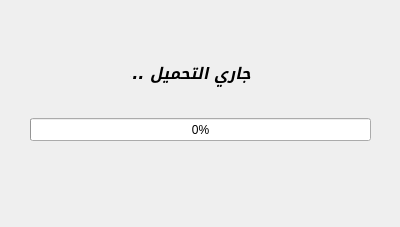
<?xml version="1.0" encoding="UTF-8"?>
<ui version="4.0">
 <class>splash</class>
 <widget class="QDialog" name="splash">
  <property name="geometry">
   <rect>
    <x>0</x>
    <y>0</y>
    <width>400</width>
    <height>227</height>
   </rect>
  </property>
  <property name="minimumSize">
   <size>
    <width>400</width>
    <height>227</height>
   </size>
  </property>
  <property name="maximumSize">
   <size>
    <width>400</width>
    <height>227</height>
   </size>
  </property>
  <property name="windowTitle">
   <string>Dialog</string>
  </property>
  <property name="styleSheet">
   <string notr="true">/*
ABOUT
===========================================================
version 1.7a
QT theme (stylesheet) specially developed for FreeCAD (http://www.freecadweb.org/).
It might work with other software that uses QT styling.


LICENSE
===========================================================
Copyright (c) 2015 Pablo Gil Fernández
The stylesheet barely uses code from Colin Duquesnoy &quot;generic QT stylesheet&quot;

This work is licensed under the Creative Commons Attribution-ShareAlike 4.0 International License.
To view a copy of this license, visit http://creativecommons.org/licenses/by-sa/4.0/.

 

CUSTOMIZATION
===========================================================
If you would like to change the overall look/style of the theme, just find and replace following colors in the whole file:
    background darker = #828282
    background dark and slighly darker = #a2a2a2
    background dark = #b6b6b6
    background normal and slighly darker = #e0e0e0
    background normal = #e6e6e6
    background light = #f5f5f5
    background lighter = #ffffff

    lists background = #d3d1cd
    lists background (alternate) = #cfcdc9
    lists backgrounds selection = #cbc9c4

    foreground = black

    selection darker = #9d7106
    selection dark = #e0a108
    selection normal = #f8bf36
    selection inbetween normal and light = #f9ca58 (used to build SpinBoxes)
    selection light = #fad57a
    selection lighter = #fce6b1
 
*/

/* RESET EVERYTHING */
QAbstractScrollArea,QCheckBox,QColumnView,QComboBox,QDateEdit,QDateTimeEdit,QDialog,QDialogButtonBox,QDockWidget,QDoubleSpinBox,QFrame,QGroupBox,QHeaderView,QLabel,QLineEdit,QListView,QListWidget,QMainWindow,QMenu,QMenuBar,QMessageBox,QProgressBar,QPushButton,QRadioButton,QScrollBar,QSizeGrip,QSlider,QSpinBox,QSplitter,QStatusBar,QTabBar,QTabWidget,QTableView,QTableWidget,QTextEdit,QTimeEdit,QToolBar,QToolButton,QToolBox,QToolTip,QTreeView,QTreeWidget,QWidget {
    padding: 0px;
    margin: 0px;
    border: 0px;
    border-style: none;
    background-color: #e6e6e6; /* set with default background color */
}

QMdiArea[showImage=&quot;true&quot;] {
    background-image: url(icons/background_freecad.png);
    background-position: center;
    background-repeat: no-repeat;
}

QProgressBar,
QProgressBar:horizontal {
    background: #d3d1cd;
    border: 1px solid #b6b6b6;
    text-align: center;
    padding: 1px;
    border-radius: 4px;
}
QProgressBar::chunk,
QProgressBar::chunk:horizontal {
    background-color: qlineargradient(spread:pad, x1:1, y1:0.545, x2:1, y2:0, stop:0 #e0a108, stop:1 #f8bf36);
    border-radius: 3px;
}

QToolTip {
    background-color: #828282;
    color: black;
    padding: 4px;
    border-radius: 4px;
}

QWidget {
    color: #828282;
    background-color: #e6e6e6;
    background-clip: border;
    border-image: none;
    outline: 0;
}

QWidget:focus {
    border: 1px solid #828282;
}

QWidget:disabled {
    color: #f5f5f5;
    background-color: #828282; /* same as QMenu background-color */
}

QMenuBar {
    color: #ffffff;
    background-color: #e0e0e0;
}

QMenuBar::item {
    background-color: #e0e0e0;
}

QMenuBar::item:selected {
    color: #9d7106;
    border: 1px solid #f8bf36;
    background-color: #f8bf36;
}

QMenuBar::item:pressed {
    color: #9d7106;
    border: 1px solid #fad57a;
    background-color: #fad57a;
    margin-bottom:-1px;
    padding-bottom:1px;
}

QMenu {
    color: #ffffff;
    background-color: #828282;
    margin: 2px;
    border: 1px solid transparent;
}

QMenu::icon {
    margin: 5px;
    border-style: none;
}

QMenu::right-arrow {
    image:url(icons/right_arrow_light.png);
}

QMenu::item {
    color: #ffffff;
    background-color: #828282;
    padding: 2px 30px 2px 30px;
    border: 1px solid #828282; /* reserve space for selection border */
}

QMenu::item:selected {
    color: #9d7106;
    background-color: #fad57a;
}

QMenu::separator {
    height: 1px;
    background-color: #b6b6b6;
    margin-top: 2px;
    margin-bottom: 2px;
    margin-left: 6px;
    margin-right: 6px;
}

QMenu::indicator:non-exclusive {
    color: #ffffff;
    background-color: #f5f5f5;
    border: 1px solid #828282;
    width: 11px;
    height: 11px;
    border-radius:2px;
}

QMenu::indicator:non-exclusive:checked {
    background-color: #e0a108;
    border: 1px solid #9d7106;
    image:url(icons/checkbox_light.png);
}

QGroupBox {
    color: #828282;
    font-weight: bold;
    border:1px solid blue;
    border-radius: 4px;
    margin-top: 20px;
    border-color: rgba(0, 0, 0, 20); /* lighter than &quot;QGroupBox&quot; border-color */
    background-color: rgba(255, 255, 255, 15);
}

QGroupBox::title {
    subcontrol-origin: margin;
    subcontrol-position: top left;
    padding-left: 10px;
    padding-right: 10px;
    padding-top: 10px;
    background-color: transparent;
}

QAbstractScrollArea {
    border-radius: 2px;
    border: 1px solid #3A3939;
    background-color: transparent;
}

QAbstractScrollArea::corner {
    border: none;
    background-color: #e6e6e6;
}

QScrollBar:horizontal {
    height: 15px;
    margin: 3px 15px 3px 15px;
    border: 1px transparent #828282;
    border-radius: 4px;
    background-color: #828282;
}

QScrollBar::handle:horizontal {
    background-color: #b6b6b6;
    min-width: 5px;
    border-radius: 4px;
}

QScrollBar::add-line:horizontal {
    margin: 1px 3px 0px 3px; /* 1px to correctly fit the 10px width image */
    border-image: url(icons/right_arrow_light.png);
    width: 6px;
    height: 10px;
    subcontrol-position: right;
    subcontrol-origin: margin;
}

QScrollBar::sub-line:horizontal {
    margin: 1px 3px 0px 3px; /* 1px to correctly fit the 10px width image */
    border-image: url(icons/left_arrow_light.png);
    height: 10px;
    width: 6px;
    subcontrol-position: left;
    subcontrol-origin: margin;
}

QScrollBar::add-line:horizontal:hover,
QScrollBar::add-line:horizontal:on {
    border-image: url(icons/right_arrow_lighter.png);
}


QScrollBar::sub-line:horizontal:hover,
QScrollBar::sub-line:horizontal:on {
    border-image: url(icons/left_arrow_lighter.png);
}

QScrollBar::up-arrow:horizontal,
QScrollBar::down-arrow:horizontal {
    background: none;
}


QScrollBar::add-page:horizontal,
QScrollBar::sub-page:horizontal {
    background: none;
}

QScrollBar:vertical {
    background-color: #828282;
    width: 15px;
    margin: 15px 3px 15px 3px;
    border: 1px transparent #828282;
    border-radius: 4px;
}

QScrollBar::handle:vertical {
    background-color: #b6b6b6;
    min-height: 5px;
    border-radius: 4px;
}

QScrollBar::sub-line:vertical {
    margin: 3px 0px 3px 1px; /* 1px to correctly fit the 10px width image */
    border-image: url(icons/up_arrow_light.png);
    height: 6px;
    width: 10px;
    subcontrol-position: top;
    subcontrol-origin: margin;
}

QScrollBar::add-line:vertical {
    margin: 3px 0px 3px 1px; /* 1px to correctly fit the 10px width image */
    border-image: url(icons/down_arrow_light.png);
    height: 6px;
    width: 10px;
    subcontrol-position: bottom;
    subcontrol-origin: margin;
}

QScrollBar::sub-line:vertical:hover,
QScrollBar::sub-line:vertical:on {
    border-image: url(icons/up_arrow_lighter.png);
}

QScrollBar::add-line:vertical:hover,
QScrollBar::add-line:vertical:on {
    border-image: url(icons/down_arrow_lighter.png);
}

QScrollBar::up-arrow:vertical,
QScrollBar::down-arrow:vertical {
    background: none;
}


QScrollBar::add-page:vertical,
QScrollBar::sub-page:vertical {
    background: none;
}

QTextEdit {
    color: #828282;
    background-color: #d3d1cd;
    border: 1px solid #b6b6b6;
    padding: 0px;
    margin: 0px;
}

QPlainTextEdit {
    color: #828282;
    background-color: #d3d1cd;
    border-radius: 2px;
    border: 1px solid #b6b6b6;
    padding: 0px;
    margin: 0px;
}

QSizeGrip {
    image: url(icons/sizegrip_light.png);
    width: 16px;
    height: 16px;
    background-color: transparent;
}

QRadioButton::indicator:unchecked{
    color: #828282;
    background-color: #f5f5f5;
    border: 1px solid #828282;
}

QRadioButton::indicator:checked {
    background-color: #e0a108;
    border: 1px solid #9d7106;
    image:url(icons/radiobutton_light.png);
}

QCheckBox,
QRadioButton,
QCheckBox:disabled,
QRadioButton:disabled {
    color: #828282;
    padding: 3px;
    outline: none;
    background-color: transparent;
}

QCheckBox::indicator,
QGroupBox::indicator {
    color: #ffffff;
    background-color: #f5f5f5;
    border: 1px solid #828282;
}

QCheckBox::indicator {
    width: 11px;
    height: 11px;
    border-radius:2px;
}

QRadioButton::indicator {
    width: 11px;
    height: 11px;
    border-radius: 6px;
}

QRadioButton::indicator:pressed,
QCheckBox::indicator:pressed,
QCheckBox::indicator:non-exclusive:checked:pressed,
QCheckBox::indicator:indeterminate:pressed,
QCheckBox::indicator:checked:pressed {
    border-color: #fce6b1;
}

QCheckBox::indicator:checked,
QGroupBox::indicator:checked {
    background-color: #e0a108;
    border: 1px solid #9d7106;
    image:url(icons/checkbox_light.png);
}

QCheckBox::indicator:disabled,
QRadioButton::indicator:disabled {
    border: 1px solid #b6b6b6;
}

QCheckBox:disabled,
QRadioButton::indicator:disabled {
    color: #b6b6b6;
    background-color: transparent;
}

QCheckBox::indicator:disabled,
QGroupBox::indicator:disabled,
QMenu::indicator:non-exclusive:disabled {
    background-color: #e6e6e6;
}

QCheckBox::indicator:indeterminate {
    background-color: #e0a108;
    border: 1px solid #9d7106;
    image: url(icons/checkbox_indeterminate_light.png);
}

QCheckBox:focus,
QRadioButton:focus {
    border: none;
}

QFrame,
QFrame:pressed,
QFrame:focus,
QFrame:on {
    border: 1px solid #e6e6e6;
    border-radius: 3px;
    padding: 0px;
}

/* border and background of QComboBox drop-down */
QComboBox QFrame,
QComboBox QFrame:pressed,
QComboBox QFrame:focus,
QComboBox QFrame:on {
    border: 1px solid #828282;
    background-color: #828282;
    padding: 0px;
    margin: 0px;
}

QFrame[frameShape=&quot;0&quot;] {
    border-radius: 3px;
}

QFrame[height=&quot;3&quot;],
QFrame[width=&quot;3&quot;] {
    border-color: transparent;
    background-color: transparent;
}

QFrame[height=&quot;3&quot;] {
    border-top-color: #b6b6b6;
}

QFrame[width=&quot;3&quot;] {
    border-left-color: #b6b6b6;
}

QPushButton {
    color: #ffffff;
    text-align: center;
    background-color: qlineargradient(spread:pad, x1:1, y1:0.545, x2:1, y2:0, stop:0 #b6b6b6, stop:1 #e6e6e6);
    border: 1px solid #828282;
    font: 9pt &quot;AlBattar&quot;;
    margin: 4px 8px 4px 8px;
    border-radius: 5px;
    min-width: 14px;
    min-height: 14px;
}

QPushButton:hover,
QPushButton:focus {
    color: black;
    background-color: qlineargradient(spread:pad, x1:1, y1:0.545, x2:1, y2:0, stop:0 #e0a108, stop:1 #f8bf36);
    border-color: #e0a108;
}

QPushButton:disabled,
QPushButton:disabled:checked {
    color: #b6b6b6;
    background-color: #e6e6e6;
    border-color: #b6b6b6;
}

QPushButton:pressed {
    background-color: #e0a108;
}

QPushButton:checked {
    background-color: #f8bf36;
    border-color: #e0a108;
}

/* Color Buttons */
Gui--ColorButton,
Gui--ColorButton:disabled {
    border-color: transparent;
    background-color: transparent;
    height: 24px;
    padding: 0px;
    margin: 0px;
}

Gui--ColorButton:hover {
    border-color: #e0e0e0;
    background-color: #e0e0e0;
}

/* Buttons inside the toolbar */
QToolBar QPushButton {
    background-color: qlineargradient(spread:pad, x1:1, y1:0.545, x2:1, y2:0, stop:0 #e0e0e0, stop:1 #e6e6e6);
    border: 1px solid #b6b6b6;
    min-width: 22px;
    min-height: 22px;
    margin-left: 2px;
    margin-right: 2px;
    margin-bottom: 3px; /*bigger margin to correctly separate buttons inside a vertical toolbar */
    margin-top: 1px;
    padding: 1px;
}

QToolBar QPushButton:hover,
QToolBar QPushButton:focus {
    color: #ffffff;
    background-color: qlineargradient(spread:pad, x1:1, y1:0.545, x2:1, y2:0, stop:0 #e0e0e0, stop:1 #e6e6e6);
    border: 1px solid #828282;
}

QToolBar QPushButton:disabled,
QToolBar QPushButton:disabled:checked {
    background-color: #e6e6e6;
    border-color: #e0e0e0;
}

QToolBar QPushButton:pressed {
    background-color: #b6b6b6;
    border-color: #b6b6b6;
}

QToolBar QPushButton:checked {
    background-color: qlineargradient(spread:pad, x1:1, y1:0.8, x2:1, y2:0, stop:0 #f8bf36, stop:1 #fad57a);
    border-color: #f8bf36;
}

QToolBar QPushButton:checked:hover,
QToolBar QPushButton:checked:focus {
    color: #ffffff;
    border: 1px solid #e0a108;
}

QToolBar {
    border: 1px transparent #393838;
    background-color: #e6e6e6;
    font-weight: bold;
    margin: 0px;
    padding: 0px;
}

QToolBar::handle:horizontal {
    background-image: url(icons/Hmovetoolbar_dark.png);
    width: 10px;
    margin: 6px 2px 6px 2px;
    background-position: top right;
    background-repeat: repeat-y;
}

QToolBar::handle:vertical {
    background-image: url(icons/Vmovetoolbar_dark.png);
    height: 10px;
    margin: 2px 6px 2px 6px;
    background-position: left bottom;
    background-repeat: repeat-x;
}

QToolBar::separator:horizontal {
    background-image: url(icons/separtoolbar_dark.png);
    width: 10px;
    margin: 6px 2px 6px 2px;
    background-position: center center;
    background-repeat: repeat-y;
}

QToolBar::separator:vertical {
    background-image: url(icons/separtoolbar_dark.png);
    height: 10px;
    margin: 2px 6px 2px 6px;
    background-position: center center;
    background-repeat: repeat-x;
}

QStackedWidget {
    background-color: #e6e6e6;
    border: 1px transparent #e6e6e6;
}

QAbstractSpinBox {
    color: #ffffff;
    border: 1px solid #b6b6b6; /* border top color defined after QAbstractSpinBox, QLineEdit and QComboBox */
    background-color: #b6b6b6;
    selection-color: black;
    selection-background-color: #f8bf36;
}

QAbstractSpinBox:disabled {
    color: #f5f5f5;
    background-color: #e0e0e0;
    border-color: #e0e0e0;
}

QAbstractSpinBox:up-button {
    background-color: qlineargradient(spread:pad, x1:1, y1:0.8, x2:1, y2:0, stop:0 #f9ca58, stop:1 #fad57a);
    subcontrol-origin: border;
    subcontrol-position: top right;
    border-top-right-radius: 3px;
    height: 13px;
    width: 20px;
}

QAbstractSpinBox:down-button {
    background-color: qlineargradient(spread:pad, x1:1, y1:0.8, x2:1, y2:0, stop:0 #f8bf36, stop:1 #f9ca58);
    subcontrol-origin: border;
    subcontrol-position: bottom right;
    border-bottom-right-radius: 3px;
    height: 13px;
    width: 20px;
}

QAbstractSpinBox:up-button:disabled,
QAbstractSpinBox:down-button:disabled {
    background-color: transparent;
}

QAbstractSpinBox::up-arrow {
    image: url(icons/up_arrow_light.png);
    top: 0px; /* fix simetry between up and down images */
}

QAbstractSpinBox::up-arrow:hover {
    image: url(icons/up_arrow_lighter.png);
}

QAbstractSpinBox::up-arrow:off {
    image: url(icons/up_arrow_disabled_dark.png);
}

QAbstractSpinBox::up-arrow:disabled {
    image: none;
}

QAbstractSpinBox::down-arrow {
    image: url(icons/down_arrow_light.png);
    bottom: -2px; /* fix simetry between up and down images */
}
QAbstractSpinBox::down-arrow:hover {
    image: url(icons/down_arrow_lighter.png);
}

QAbstractSpinBox::down-arrow:off {
    image: url(icons/down_arrow_disabled_dark.png);
}

QAbstractSpinBox::down-arrow:disabled {
    image: none;
}

QToolBar QAbstractSpinBox {
    margin-top: 0px;
    margin-bottom: 0px;
}

QLineEdit {
    color: #ffffff;
    background-color: #b6b6b6;
    selection-color: black;
    selection-background-color: #f8bf36;
    /* Padding and margin defined */
    border-style: solid;
    border: 1px solid #b6b6b6; /* border top color defined after QAbstractSpinBox, QLineEdit and QComboBox */
    border-radius: 3px;
}

QAbstractSpinBox:focus,
QLineEdit:focus,
QComboBox:focus {
    border-color: #fad57a;
}

QComboBox {
    color: #ffffff;
    background-color: #b6b6b6;
    selection-color: black;
    selection-background-color: #f8bf36;
    border: 1px solid #b6b6b6; /* border top color defined after QAbstractSpinBox, QLineEdit and QComboBox */
    border-radius: 3px;
}

QComboBox:on {
    color: black;
    background-color: #b6b6b6;
    border-color: #fad57a;
}

QComboBox::drop-down {
    subcontrol-origin: margin;
    subcontrol-position: top right;
    width: 20px;
    border-left-width: 1px;
    border-left-color: transparent;
    border-left-style: solid;
    border-top-right-radius: 3px;
    border-bottom-right-radius: 3px;
    background-color: qlineargradient(spread:pad, x1:1, y1:0.8, x2:1, y2:0, stop:0 #f8bf36, stop:1 #fad57a);
}

QComboBox::down-arrow {
    image: url(icons/down_arrow_light.png);
}

QComboBox::down-arrow:on,
QComboBox::down-arrow:hover,
QComboBox::down-arrow:focus {
    image: url(icons/down_arrow_lighter.png);
}

QComboBox QAbstractItemView {
    color: #ffffff;
    background-color: #828282;
    border-radius: 3px;
    margin: 0px;
    padding: 0px;
    border: none;
}

/* Common parameters for QAbstractSpinBox, QLineEdit and QComboBox */
QSpinBox,
QDoubleSpinBox,
QAbstractSpinBox,
QLineEdit,
QComboBox {
    border-top-color: #a2a2a2; /* Creates an inset effect inside the elements */
    padding: 2px 6px 2px 6px; /* This makes text colour work on QComboBox */
    margin: 0px 2px 0px 2px;
    min-width: 70px; /* it was 120 because of QCombobox... */
    border-radius: 3px;
}
/* end Common parameters */

QAbstractItemView {
    color: #828282;
    alternate-background-color: #cfcdc9; /* related with QListView background  */
    border: 1px solid #828282;
    border-radius: 3px;
    padding: 0px;
}

/* hack to deactivate changing background color when focus (due to QFrame generic transparent color) */
QAbstractItemView:selected,
QAbstractItemView:on,
QAbstractItemView:focus {
    background-color: #d3d1cd; /* same as QTable background color */
}

/* hack to hide weird redundant information inside the value of a Placement cell */
QTreeView QLabel,
QTreeView QLabel:disabled {
    color: transparent;
    background-color: transparent;
    border: none;
    border-radius: 0px;
    margin: 0px;
    padding: 0px;
}

QTreeView QLineEdit {
    color: #ffffff;
    border-color: #b6b6b6;
    background-color: #b6b6b6;
    selection-color: black;
    selection-background-color: #f8bf36;
}

/* hack to hide non editable cells inside Property values */
QTreeView QLineEdit:read-only,
QTreeView QLineEdit:disabled,
QTreeView QAbstractSpinBox:read-only,
QTreeView QAbstractSpinBox:disabled {
    color: transparent;
    border-color: transparent;
    background-color: transparent;
    selection-color: transparent;
    selection-background-color: transparent;
}

/* hack to disable margin inside Property values to following elements */
QTreeView QSpinBox,
QTreeView QDoubleSpinBox,
QTreeView QAbstractSpinBox,
QTreeView QLineEdit,
QTreeView QComboBox {
    margin-left: 0px;
    margin-right: 0px;
}

/* Pushbutton style for &quot;...&quot; inside Placement cell which launches Placement tool */
QTreeView QPushButton {
    background-color: qlineargradient(spread:pad, x1:1, y1:0.545, x2:1, y2:0, stop:0 #b6b6b6, stop:1 #e6e6e6);
    border-top: none;
    border-bottom: none;
    border-right: none;
    border-left: 1px solid #b6b6b6;
    border-radius: 0px;
    margin: 0px;
    padding: 0px;
    height: 24px;
}

/* Color Buttons inside the &quot;Properties window&quot; */
QAbstractItemView Gui--ColorButton {
    padding: 0px;
    margin: 0px;
    height: 10px;
}

QAbstractItemView QPushButton:hover {
    color: black;
    background-color: qlineargradient(spread:pad, x1:1, y1:0.545, x2:1, y2:0, stop:0 #e0a108, stop:1 #f8bf36);
    border-color: #e0a108;
}

QAbstractItemView QPushButton:disabled {
    color: transparent;
    background-color: transparent;
    border-color: transparent;
}

QLabel {
    border: 0px solid #828282;
}

QTabWidget{
    border: none;
}

QTabWidget:focus {
    border: none;
}

QTabWidget::pane {
    border: none;
    padding: 0px;
    background-color: #e6e6e6;
    position: absolute;
    top: -15px;
    padding-top: 15px;
}

QTabWidget::tab-bar {
    alignment: center;
}

QTabBar {
    qproperty-drawBase: 0;
    left: 5px;
    background-color: transparent;
}

QTabBar:focus {
    border: 0px transparent black;
}

QTabBar::close-button {
    padding: 0px;
    margin: 0px;
    border-radius: 2px;
    background-image: url(icons/close_dark.png);
    background-position: center center;
    background-repeat: none;
}

QTabBar::close-button:hover {
    background-color: #fad57a;
}

QTabBar::close-button:pressed {
    background-color: #fce6b1;
}

QTabBar::scroller { /* the width of the scroll buttons */
    width: 20px;
}

/* the scroll buttons are tool buttons */
QTabBar QToolButton,
QTabBar QToolButton:hover { 
    margin-top: 4px;
    margin-bottom: 4px;
    margin-left: 0px;
    margin-right: 0px;
    padding: 0px;
    border: none;
    background-color: #e6e6e6;
    border-radius: 0px;
}

QTabBar QToolButton::right-arrow:enabled {
     image: url(icons/right_arrow_light.png);
}

QTabBar QToolButton::right-arrow:disabled,
QTabBar QToolButton::right-arrow:off {
     image: url(icons/right_arrow_disabled_dark.png);
}

QTabBar QToolButton::right-arrow:hover {
     image: url(icons/right_arrow_lighter.png);
}

 QTabBar QToolButton::left-arrow:enabled {
     image: url(icons/left_arrow_light.png);
}

 QTabBar QToolButton::left-arrow:disabled,
 QTabBar QToolButton::left-arrow:off {
     image: url(icons/left_arrow_disabled_dark.png);
}

 QTabBar QToolButton::left-arrow:hover {
     image: url(icons/left_arrow_lighter.png);
}

 QTabBar QToolButton::up-arrow:enabled {
     image: url(icons/up_arrow_light.png);
}

 QTabBar QToolButton::up-arrow:disabled,
 QTabBar QToolButton::up-arrow:off {
     image: url(icons/up_arrow_disabled_dark.png);
}

 QTabBar QToolButton::up-arrow:hover {
     image: url(icons/up_arrow_lighter.png);
}

 QTabBar QToolButton::down-arrow:enabled {
     image: url(icons/down_arrow_light.png);
}

 QTabBar QToolButton::down-arrow:disabled,
 QTabBar QToolButton::down-arrow:off {
     image: url(icons/down_arrow_disabled_dark.png);
}

 QTabBar QToolButton::down-arrow:hover {
     image: url(icons/down_arrow_lighter.png);
}

/* TOP and BOTTOM TABS */
QTabBar::tab:top,
QTabBar::tab:bottom {
    color: #ffffff;
    border: 1px solid #b6b6b6;
    border-left-color: #e6e6e6;
    border-right-width: 0px;
    background-color: #b6b6b6;
    padding:5px 15px;
    margin-top: 4px;
    margin-bottom: 4px;
    position: center;
}

QTabBar::tab:top:first,
QTabBar::tab:bottom:first {
    border-top-left-radius: 6px;
    border-bottom-left-radius: 6px;
}

QTabBar::tab:top:last,
QTabBar::tab:bottom:last {
    border-top-right-radius: 6px;
    border-bottom-right-radius: 6px;
    border-right-width: 1px;
}

QTabBar::tab:top:selected,
QTabBar::tab:bottom:selected {
    color: black;
    background-color: qlineargradient(spread:pad, x1:1, y1:0.545, x2:1, y2:0, stop:0 #e0a108, stop:1 #f8bf36);
    border-color: #e0a108;
}

QTabBar::tab:top:!selected:hover,
QTabBar::tab:bottom:!selected:hover {
    color: black;
}

QTabBar::tab:top:only-one ,
QTabBar::tab:bottom:only-one {
    border: 1px solid #9d7106;
    border-radius: 6px;
}

/* LEFT and RIGHT TABS */
QTabBar::tab:left,
QTabBar::tab:right {
    color: #ffffff;
    border: 1px solid #b6b6b6;
    border-top-color: #e6e6e6;
    border-bottom-width: 0px;
    background-color: #b6b6b6;
    padding: 15px 5px;
    margin-left: 4px;
    margin-right: 4px;
    position: center;
}

QTabBar::tab:left:first,
QTabBar::tab:right:first {
    border-top-left-radius: 6px;
    border-top-right-radius: 6px;
}

QTabBar::tab:left:last,
QTabBar::tab:right:last {
    border-bottom-left-radius: 6px;
    border-bottom-right-radius: 6px;
    border-bottom-width: 1px;
}

QTabBar::tab:left:selected,
QTabBar::tab:right:selected {
    color: black;
    background-color: qlineargradient(spread:pad, x1:0.545, y1:1, x2:0, y2:1, stop:0 #e0a108, stop:1 #f8bf36);
    border-color: #e0a108;
}

QTabBar::tab:left:!selected:hover,
QTabBar::tab:right:!selected:hover {
    color: black;
}

QTabBar::tab:left:only-one ,
QTabBar::tab:right:only-one {
    border: 1px solid #9d7106;
    border-radius: 6px;
}

QDockWidget {
    color: #828282;
    border: 1px solid #e6e6e6;
    titlebar-close-icon: url(icons/close_dark.png);
    titlebar-normal-icon: url(icons/undock_dark.png);
}

QDockWidget::title {
    text-align: center;
    background-color: #e0e0e0;
    padding: 4px;
    border-radius: 4px;
}

QDockWidget::close-button,
QDockWidget::float-button {
    border: 1px transparent #e6e6e6;
    border-radius: 2px;
    background: transparent;
    subcontrol-origin: padding;
    subcontrol-position: right center;
}

QDockWidget::close-button {
    right: 4px;
}
    
QDockWidget::float-button {
    right: 22px;
}

QDockWidget::close-button:hover,
QDockWidget::float-button:hover {
    background: #f5f5f5;
}

QDockWidget::close-button:pressed,
QDockWidget::float-button:pressed {
    /*padding: 1px -1px -1px 1px;*/
    background-color: #e0e0e0;
}

QTreeView,
QListView {
    color: #828282;
    border: 1px solid #e6e6e6;
    border-radius: 4px;
    background-color: #d3d1cd;  /* related with alternate-background-color*/
    selection-color: black;
    selection-background-color: #f8bf36; /* should be similar to QListView::item selected background-color */
    show-decoration-selected: 1; /* make the selection span the entire width of the view */
    padding: 0px;
    margin: 0px 4px 0px 4px;
    min-width: 130px; /* hack to correctly align Preferences icon list  */
}

QListView,
QListView::item,
QListView QAbstractItemView {
    margin: 0px;
    icon-size: 20px; /* temporal */
    paint-alternating-row-colors-for-empty-area: 1;
    position: absolute;
    subcontrol-origin: margin;
    subcontrol-position: left top;
}

/* Control dropdown list margins of QComboBox */
QComboBox QTreeView,
QComboBox QListView {
    margin: 0px;
    padding: 0px;
}

QListView::item {
    border: 0px transparent #e6e6e6;
    border-radius: 4px;
    background-color: transparent;
    padding: 0px;
    margin: 0px;
    display: inline-block;
    position: relative;
}

QListView::item:selected,
QTreeView::item:selected  {
    color: black;
    background-color: #f8bf36; /* should be similar to QListView selection-background-color */
}

/* Branch system */
QTreeView::branch  {
    background: transparent;
}

QTreeView::branch:has-siblings:!adjoins-item  {
    border-image: url(icons/branch_vline.png) 0;
}

QTreeView::branch:has-siblings:adjoins-item  {
    border-image: url(icons/branch_more.png) 0;
}

QTreeView::branch:!has-children:!has-siblings:adjoins-item  {
    border-image: url(icons/branch_end.png) 0;
}

QTreeView::branch:closed:has-children:has-siblings  {
    image: url(icons/branch_closed_dark.png);
}

QTreeView::branch:has-children:!has-siblings:closed  {
    image: url(icons/branch_closed_dark.png);
    border-image: url(icons/branch_end.png) 0;
}

QTreeView::branch:open:has-children:has-siblings  {
    image: url(icons/branch_open_dark.png);
    border-image: url(icons/branch_more.png) 0;
}

QTreeView::branch:open:has-children:!has-siblings  {
    image: url(icons/branch_open_dark.png);
    border-image: url(icons/branch_end.png) 0;
}

QSlider,
QSlider:active,
QSlider:!active {
    border: none;
    background-color: transparent;
}

QSlider:horizontal {
    padding: 0px 10px;
}

QSlider:vertical {
    padding: 10px 0px;
}

QSlider::groove:horizontal {
    border: 1px solid #b6b6b6;
    background-color: #b6b6b6;
    height: 8px;
    border-radius: 5px;
    margin: 4px 0;
}

QSlider::groove:vertical {
    border: 1px solid #b6b6b6;
    background-color: #b6b6b6;
    width: 8px;
    border-radius: 5px;
    margin: 4px 0;
}

QSlider::groove:horizontal:disabled,
QSlider::groove:vertical:disabled {
    border-color:  #e0e0e0;
    background-color: #e0e0e0;
}

QSlider::handle:horizontal,
QSlider::handle:vertical {
    background-color: #828282;
    border: 1px solid #828282;
    width: 14px;
    height: 14px;
    border-radius: 8px;
}

QSlider::handle:horizontal {
    margin: -4px 0;
}

QSlider::handle:vertical {
    margin: 0 -4px;
}

QSlider::handle:horizontal:hover,
QSlider::handle:vertical:hover {
    border-color: #e0a108;
    background-color: #e0a108;
}

QSlider::handle:horizontal:pressed,
QSlider::handle:vertical:pressed {
    border-color: #9d7106;
    background-color: #9d7106;
}

QSlider::handle:horizontal:disabled,
QSlider::handle:vertical:disabled {
    border-color: #b6b6b6;
    background-color: #e6e6e6;
}

QToolButton {
    color: #ffffff;
    text-align: center;
    background-color: qlineargradient(spread:pad, x1:1, y1:0.545, x2:1, y2:0, stop:0 #b6b6b6, stop:1 #e6e6e6);
    border: 1px solid #828282;
    padding-top: 5px;
    padding-bottom: 5px;
    padding-left: 15px;
    padding-right: 15px;
    margin-top: 5px;
    margin-bottom: 5px;
    margin-left: 10px;
    margin-right: 10px;
    border-radius: 3px;
    outline: none;
}

QToolButton:hover,
QToolButton:focus {
    color: black;
    background-color: qlineargradient(spread:pad, x1:1, y1:0.545, x2:1, y2:0, stop:0 #e0a108, stop:1 #f8bf36);
    border-color: #e0a108;
}

QToolButton:disabled,
QToolButton:disabled:checked {
    color: #b6b6b6;
    background-color: #e6e6e6;
    border-color: #b6b6b6;
}

QToolButton:pressed {
    border-color: #fad57a;
}

QToolButton:checked {
    background-color: #f8bf36;
    border-color: #e0a108;
}

QToolButton::menu-indicator  {
    subcontrol-origin: padding;
    subcontrol-position: center right;
    right: 4px;
}

/*The &quot;show more&quot; button  (it can also be stylable with &quot;QToolBarExtension&quot; */
QToolButton#qt_toolbar_ext_button {
    border-radius: 0px;
    margin: 0px;
    padding: 0px;
    /*background-image: url(icons/more_dark.png);*/
    image: transparent;
    background-repeat: none;
    background-position: center left;
}

QToolButton#qt_toolbar_ext_button:hover {
    /*background-image: url(icons/more_light.png);*/
    border-color: #e0e0e0;
    background-color: #e0e0e0;
}

QToolButton#qt_toolbar_ext_button:on {
    /*background-image: url(icons/more_light.png);*/
    border-color: #e0e0e0;
    background-color: #e0e0e0;
}

/*Buttons inside the Toolbar*/
QToolBar QToolButton {
    color: #828282;
    background-color: #e6e6e6;
    border: 1px transparent #e6e6e6;
    border-radius: 3px;
    margin: 0px;
    padding: 2px;
}

QToolBar QToolButton:disabled {
    background-color: #e6e6e6;
}

QToolBar QToolButton:checked {
    color: #9d7106;
    background-color: #f8bf36;
    border: 1px solid #f8bf36;
}

QToolBar QToolButton:hover {
    background-color: #e6e6e6;
}

QToolBar QToolButton:pressed,
QToolBar QToolButton::menu-button:pressed {
    background-color: #e0e0e0;
    border: 1px solid #e0e0e0;
}


QToolBar QToolButton::menu-indicator:hover,
QToolBar QToolButton::menu-indicator:pressed {
    background-color: transparent;
}

/* the subcontrols below are used only in the MenuButtonPopup mode */
QToolBar QToolButton::menu-button {
    border: 1px transparent #4A4949;
    border-top-right-radius: 3px;
    border-bottom-right-radius: 3px;
    width: 16px; /* 16px width + 4px for border = 20px allocated above */
    outline: none;
    background-color: transparent;
}

QToolBar QToolButton::menu-button:hover,
QToolBar QToolButton::menu-button:active,
QToolBar QToolButton::menu-button:disabled {
    border-color: transparent;
    background-color: transparent;
}

QToolBar QToolButton::menu-arrow {
    background-image: url(icons/down_arrow_light.png);
    background-position: center center;
    background-repeat: none;
    subcontrol-origin: padding;
    subcontrol-position: bottom right;
    height: 10px; /* same as arrow image */
}

QToolBar QToolButton::menu-arrow:open {
    background-image: url(icons/down_arrow_lighter.png);
}

QToolBar:tear {
    color: blue;
    background-color: red;
}

QTableView {
    color: #828282;
    border: 1px solid #b6b6b6;
    gridline-color: #f5f5f5;
    background-color: #d3d1cd;
    selection-color: #828282;
    selection-background-color: #fce6b1;
    border-radius: 3px;
    padding: 0px;
    margin: 0px;
}

QTableView::item:hover  {
    background: #cbc9c4;
}

QTableView::item:disabled  {
    color: #e6e6e6;
}

QTableView::item:selected  {
    color: #9d7106;
    background-color: #fad57a;
}

/* when editing a cell: */
QTableView QLineEdit {
    color: #828282;
    background-color: #cfcdc9;
    border-radius: 0px;
    margin: 0px;
    padding: 0px;
}

QHeaderView {
    border: none;
    background-color: #828282;
    border-top-left-radius: 3px;
    border-top-right-radius: 3px;
    border-bottom-left-radius: 0px;
    border-bottom-right-radius: 0px;
    margin: 0px;
    padding: 0px;
}

QHeaderView::section  {
    background-color: transparent;
    color: #ffffff;
    border: 1px solid transparent;
    border-radius: 0px;
    text-align: center;
}

QHeaderView::section::vertical  {
    padding: 0px 6px 0px 6px;
    border-bottom: 1px solid #b6b6b6;
}

QHeaderView::section::vertical:first {
    border-top: 1px solid  #b6b6b6;
}

QHeaderView::section::vertical:last {
    border-bottom: none;
}

QHeaderView::section::vertical:only-one {
    border: none;
}

QHeaderView::section::horizontal  {
    padding: 0px 0px 0px 6px;
    border-right: 1px solid #b6b6b6;
}

QHeaderView::section::horizontal:first {
    border-left: 1px solid #b6b6b6;
}

QHeaderView::section::horizontal:last {
    border-left: none;
}

QHeaderView::section::horizontal:only-one {
    border: none;
}

QDockWidget QHeaderView::section {
    border-width: 6px 1px 6px 1px; /* hack to bigger margin for Model Panel table headers */
}

QHeaderView::section:checked {
    color: #9d7106;
    background-color: #fad57a;
}

 /* style the sort indicator */
QHeaderView::down-arrow {
    image: url(icons/down_arrow_light.png);
}

QHeaderView::up-arrow {
    image: url(icons/up_arrow_light.png);
}

QTableCornerButton::section {
    background-color: #828282;
    border: 1px solid #828282;
    border-radius: 0px;
}

QToolBox  {
    padding: 3px;
    color: #9d7106;
    border: none;
}

QToolBox::tab { /* TODO */
    color: #ffffff;
    background-color: #b6b6b6;
    border: 1px transparent #828282;
    border-bottom: 1px transparent #b6b6b6;
    border-top-left-radius: 5px;
    border-top-right-radius: 5px;
    padding: 5px;
}

QToolBox::tab:selected { /* italicize selected tabs */
    color: #9d7106;
    font: italic;
    background-color: #f8bf36;
    border-color: #f8bf36;
 }

QStatusBar::item {
    color: #ffffff;
    background-color: #e6e6e6;
    border: 1px solid #e6e6e6;
    border-radius: 2px;
}

QSplitter::handle {
    background-color: #e6e6e6;
    margin: 0px 11px;
    padding: 0px;
    border-radius: 3px;
}

QSplitter::handle:vertical {
    background-image: url(icons/splitter_horizontal_dark.png);
    background-position: center center;
    background-repeat: none;
    margin: 2px 10px 2px 10px;
    height: 2px;
}

QSplitter::handle:horizontal {
    background-image: url(icons/splitter_horizontal_dark.png);
    background-position: center center;
    background-repeat: none;
    margin: 10px 2px 10px 2px;
    width: 2px;
}

QSplitter::handle:horizontal:hover,
QSplitter::handle:vertical:hover {
    background-color: #e6e6e6;
}

/* Similar to the splitter is the following window separator: */
QMainWindow::separator {
    border: 1px solid #e6e6e6;
    background-color: #e6e6e6;
    background-position: center center;
    background-repeat: none;
}

QMainWindow::separator:hover {
    background-color: #e6e6e6;
}

QMainWindow::separator:horizontal {
    height: 4px;
    background-image: url(icons/splitter_horizontal_dark.png);
}

QMainWindow::separator:vertical {
    width: 4px;
    background-image: url(icons/splitter_vertical_dark.png);
}

QLabel {
    padding-top: 3px;
    padding-bottom: 3px;
    background-color: transparent;
}

QLabel:disabled {
    color: #b6b6b6;
    background-color: transparent;
}

/* Action group */
QFrame[class=&quot;panel&quot;] {
    border: none;
    background-color: #e6e6e6;
}

QSint--ActionGroup QFrame[class=&quot;header&quot;] {
    border: none;
    background-color: #828282;
    border-top-left-radius: 3px;
    border-top-right-radius: 3px;
    border-bottom-left-radius: 0px;
    border-bottom-right-radius: 0px;
    margin: 0px;
    padding: 0px;
}

QSint--ActionGroup QFrame[class=&quot;header&quot;]:hover {
    background-color: qlineargradient(spread:pad, x1:1, y1:0.545, x2:1, y2:0, stop:0 #e0a108, stop:1 #f8bf36);
}

QSint--ActionGroup QToolButton[class=&quot;header&quot;] {
    text-align: left;
    font-weight: bold;
    color: #ffffff;
    background-color: transparent;
    border: none;
    margin: 0px;
    padding: 0px;
}

QSint--ActionGroup QToolButton[class=&quot;header&quot;]:hover {
    color: black;
}

QSint--ActionGroup QFrame[class=&quot;header&quot;] QLabel {
    background-color: transparent;
    background-image: url(icons/down_arrow_light.png);
    background-repeat: none;
    background-position: center center;
    padding: 0px;
    margin: 0px;
}

QSint--ActionGroup QFrame[class=&quot;header&quot;] QLabel:hover {
    background-color: transparent;
    background-image: url(icons/down_arrow_lighter.png);
}

QSint--ActionGroup QFrame[class=&quot;header&quot;] QLabel[fold=&quot;true&quot;] {
    background-color: transparent;
    background-image: url(icons/up_arrow_light.png);
    background-repeat: none;
    background-position: center center;
    padding: 0px;
    margin: 0px;
}

QSint--ActionGroup QFrame[class=&quot;header&quot;] QLabel[fold=&quot;true&quot;]:hover {
    background-color: transparent;
    background-image: url(icons/up_arrow_lighter.png);
}

QSint--ActionGroup QFrame[class=&quot;content&quot;] {
    background-color: #d3d1cd;
    margin: 0px;
    padding: 0px;
    border: none;
    border-top-left-radius: 0px;
    border-top-right-radius: 0px;
    border-bottom-left-radius: 3px;
    border-bottom-right-radius: 3px;
}

/* HACK
This might not be the best way to reset the background color: */
QSint--ActionGroup QFrame[class=&quot;content&quot;] QWidget {
    background-color: transparent;
}

QSint--ActionGroup QFrame[class=&quot;content&quot;] QPushButton {
    background-color: qlineargradient(spread:pad, x1:1, y1:0.545, x2:1, y2:0, stop:0 #b6b6b6, stop:1 #e6e6e6);
}

QSint--ActionGroup QFrame[class=&quot;content&quot;] QPushButton:hover,
QSint--ActionGroup QFrame[class=&quot;content&quot;] QPushButton:focus {
    background-color: qlineargradient(spread:pad, x1:1, y1:0.545, x2:1, y2:0, stop:0 #e0a108, stop:1 #f8bf36);
}

QSint--ActionGroup QFrame[class=&quot;content&quot;] QPushButton:disabled,
QSint--ActionGroup QFrame[class=&quot;content&quot;] QPushButton:disabled:checked {
    color: #d3d1cd;
    border-color: #f5f5f5;
    background-color: #f5f5f5;
}
QSint--ActionGroup QFrame[class=&quot;content&quot;] QPushButton:checked {
    background-color: #f8bf36;
}

QSint--ActionGroup QFrame[class=&quot;content&quot;] QComboBox {
    background-color: #b6b6b6;
}

QSint--ActionGroup QFrame[class=&quot;content&quot;] QComboBox:on {
    background-color: #b6b6b6;
}

QSint--ActionGroup QFrame[class=&quot;content&quot;] QComboBox QAbstractItemView {
    border-color: #828282;
    background-color: #828282;
}

QSint--ActionGroup QFrame[class=&quot;content&quot;] QListView {
    border-color: #cbc9c4;
    background-color: #cbc9c4;
}

QSint--ActionGroup QFrame[class=&quot;content&quot;] QAbstractSpinBox {
    background-color: #b6b6b6;
}

QSint--ActionGroup QFrame[class=&quot;content&quot;] QLineEdit {
    background-color: #b6b6b6;
}

QSint--ActionGroup QFrame[class=&quot;content&quot;] QComboBox:disabled,
QSint--ActionGroup QFrame[class=&quot;content&quot;] QAbstractSpinBox:disabled,
QSint--ActionGroup QFrame[class=&quot;content&quot;] QLineEdit:disabled {
    color: #d3d1cd;
    border-color: #f5f5f5;
    background-color: #f5f5f5;
}

QSint--ActionGroup QFrame[class=&quot;content&quot;] QCheckBox:disabled,
QSint--ActionGroup QFrame[class=&quot;content&quot;] QRadioButton:disabled {
    color: #f5f5f5;
    border-color: #f5f5f5;
}

QSint--ActionGroup QFrame[class=&quot;content&quot;] QCheckBox::indicator:disabled,
QSint--ActionGroup QFrame[class=&quot;content&quot;] QRadioButton::indicator:disabled {
    border-color: #f5f5f5;
    background-color: transparent;
}

QSint--ActionGroup QFrame[class=&quot;content&quot;] QHeaderView {
    border: none;
    background-color: #828282;
    border-radius: 0px;
    margin: 0px;
    padding: 0px;
}

QSint--ActionGroup QFrame[class=&quot;content&quot;] QHeaderView::section  {
    background-color: transparent;
    color: #ffffff;
    border: 1px solid transparent;
    border-radius: 0px;
    text-align: center;
}

QSint--ActionGroup QFrame[class=&quot;content&quot;] QHeaderView::section::horizontal  {
    padding: 6px 0px 6px 6px;
    border-right: 1px solid #b6b6b6;
}

QSint--ActionGroup QFrame[class=&quot;content&quot;] QHeaderView::section::horizontal:first {
    border-left: 1px solid #e6e6e6;
}

QSint--ActionGroup QFrame[class=&quot;content&quot;] QHeaderView::section::horizontal:last {
    border-left: none;
}

QSint--ActionGroup QFrame[class=&quot;content&quot;] QHeaderView::section::horizontal:only-one {
    border: none;
}
/* enf of HACK */

QSint--ActionGroup QToolButton[class=&quot;action&quot;],
QSint--ActionGroup QToolButton[class=&quot;action&quot;]:enabled {
    font-weight: bold;
    color: #b6b6b6;
}

QSint--ActionGroup QToolButton[class=&quot;action&quot;]:hover,
QSint--ActionGroup QToolButton[class=&quot;action&quot;]:enabled:hover {
    text-decoration: none;
    color: #828282;
    background-color: #cbc9c4;
    border-color: #cbc9c4;
}

QSint--ActionGroup QToolButton[class=&quot;action&quot;]:disabled {
    color: #e6e6e6;
    background-color: #cbc9c4;
    border-color: #cbc9c4;
}

QSint--ActionGroup QToolButton[class=&quot;action&quot;]:focus,
QSint--ActionGroup QToolButton[class=&quot;action&quot;]:pressed
QSint--ActionGroup QToolButton[class=&quot;action&quot;]:enabled:focus,
QSint--ActionGroup QToolButton[class=&quot;action&quot;]:enabled:pressed {
    color: black;
    background-color: qlineargradient(spread:pad, x1:1, y1:0.545, x2:1, y2:0, stop:0 #e0a108, stop:1 #f8bf36);
    border-color: #e0a108;
}

QSint--ActionGroup QToolButton[class=&quot;action&quot;]:on {
    background-color: red;
    color: red;
}</string>
  </property>
  <widget class="QLabel" name="label">
   <property name="geometry">
    <rect>
     <x>130</x>
     <y>58</y>
     <width>121</width>
     <height>31</height>
    </rect>
   </property>
   <property name="font">
    <font>
     <family>Dimnah</family>
     <pointsize>12</pointsize>
     <weight>75</weight>
     <italic>true</italic>
     <bold>true</bold>
    </font>
   </property>
   <property name="text">
    <string>جاري التحميل ...</string>
   </property>
  </widget>
  <widget class="QProgressBar" name="progressBar">
   <property name="geometry">
    <rect>
     <x>30</x>
     <y>118</y>
     <width>341</width>
     <height>23</height>
    </rect>
   </property>
   <property name="value">
    <number>0</number>
   </property>
   <property name="orientation">
    <enum>Qt::Horizontal</enum>
   </property>
   <property name="invertedAppearance">
    <bool>false</bool>
   </property>
  </widget>
 </widget>
 <resources/>
 <connections/>
</ui>
